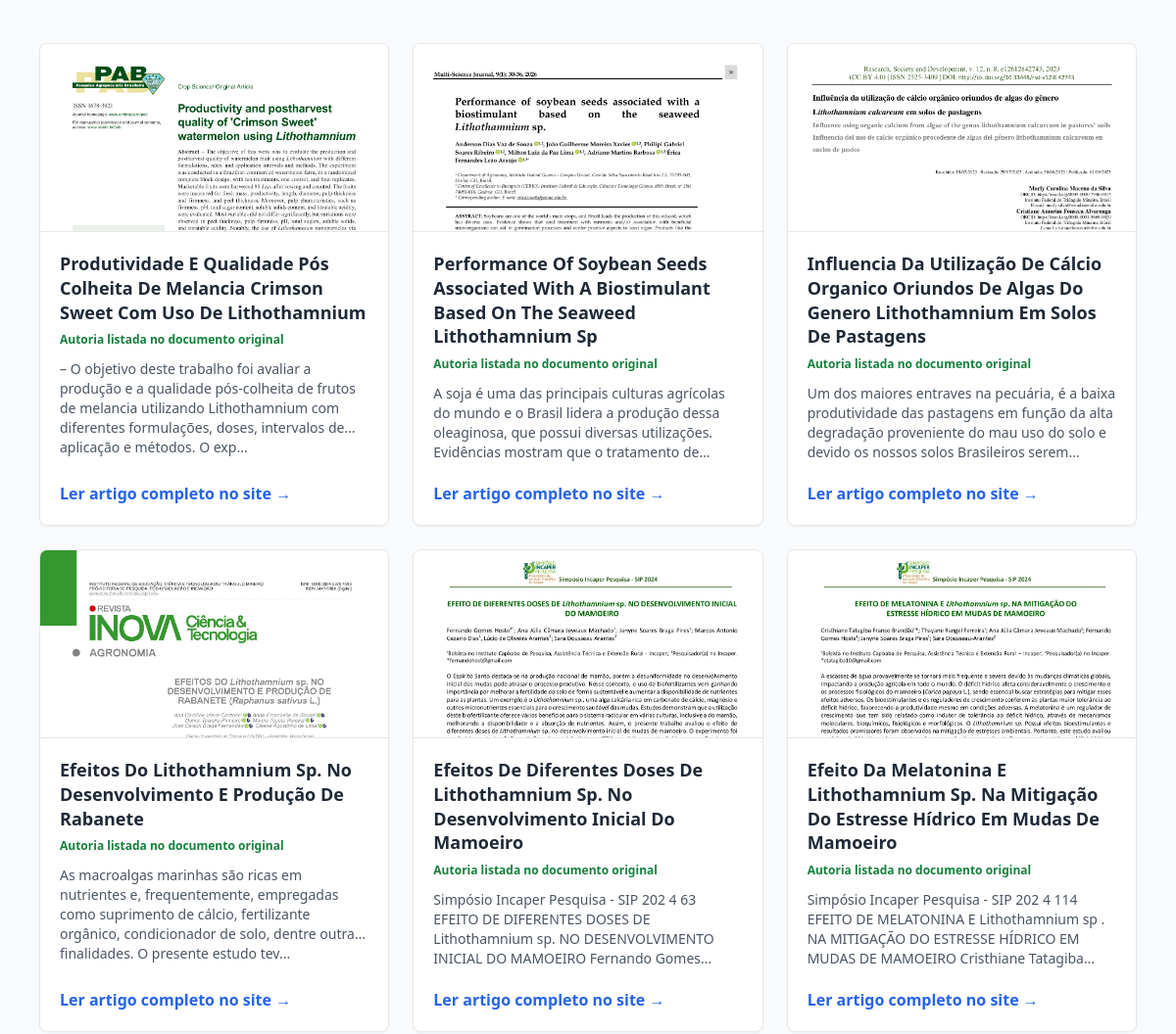
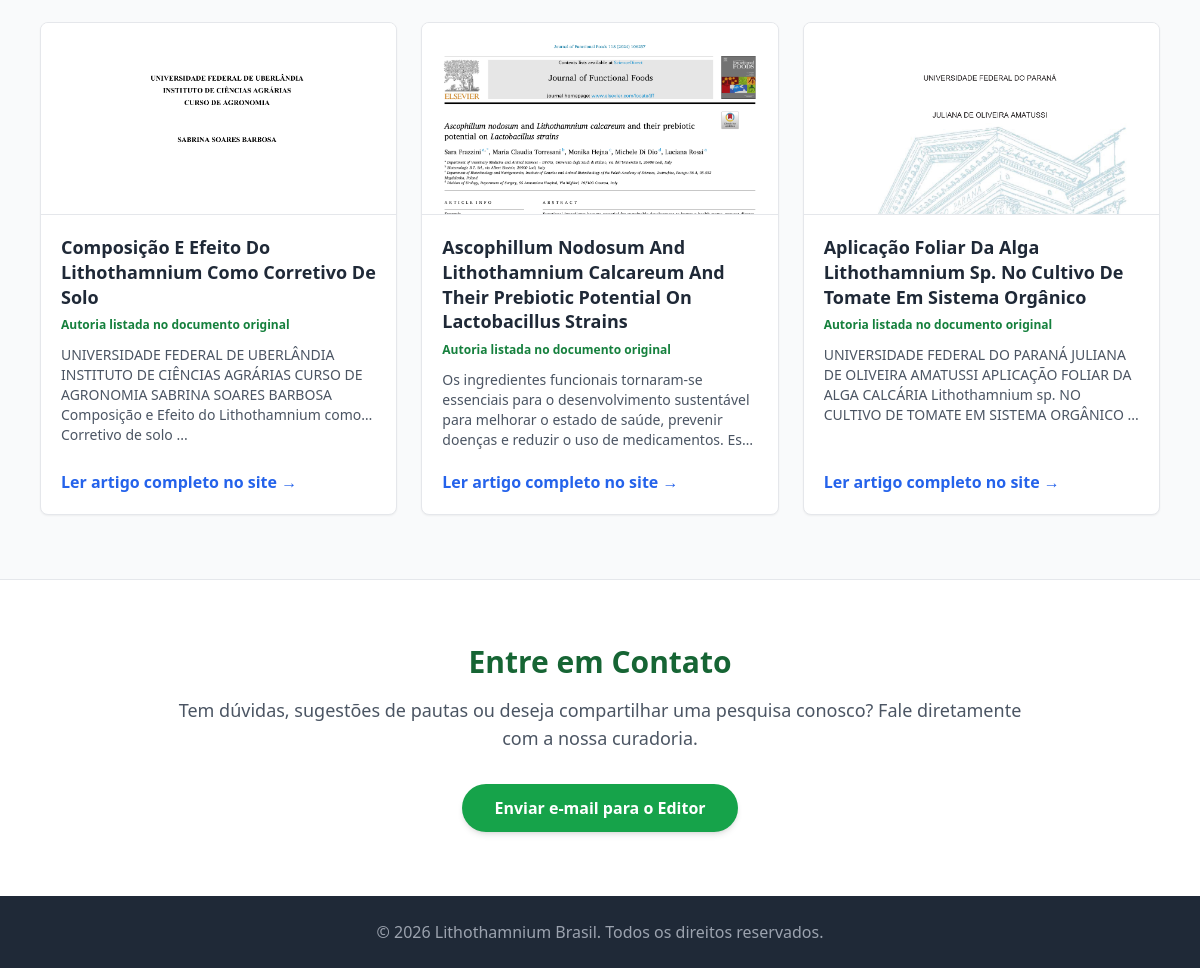
The app's page / (lower part), older data (2 pictures, top to bottom).
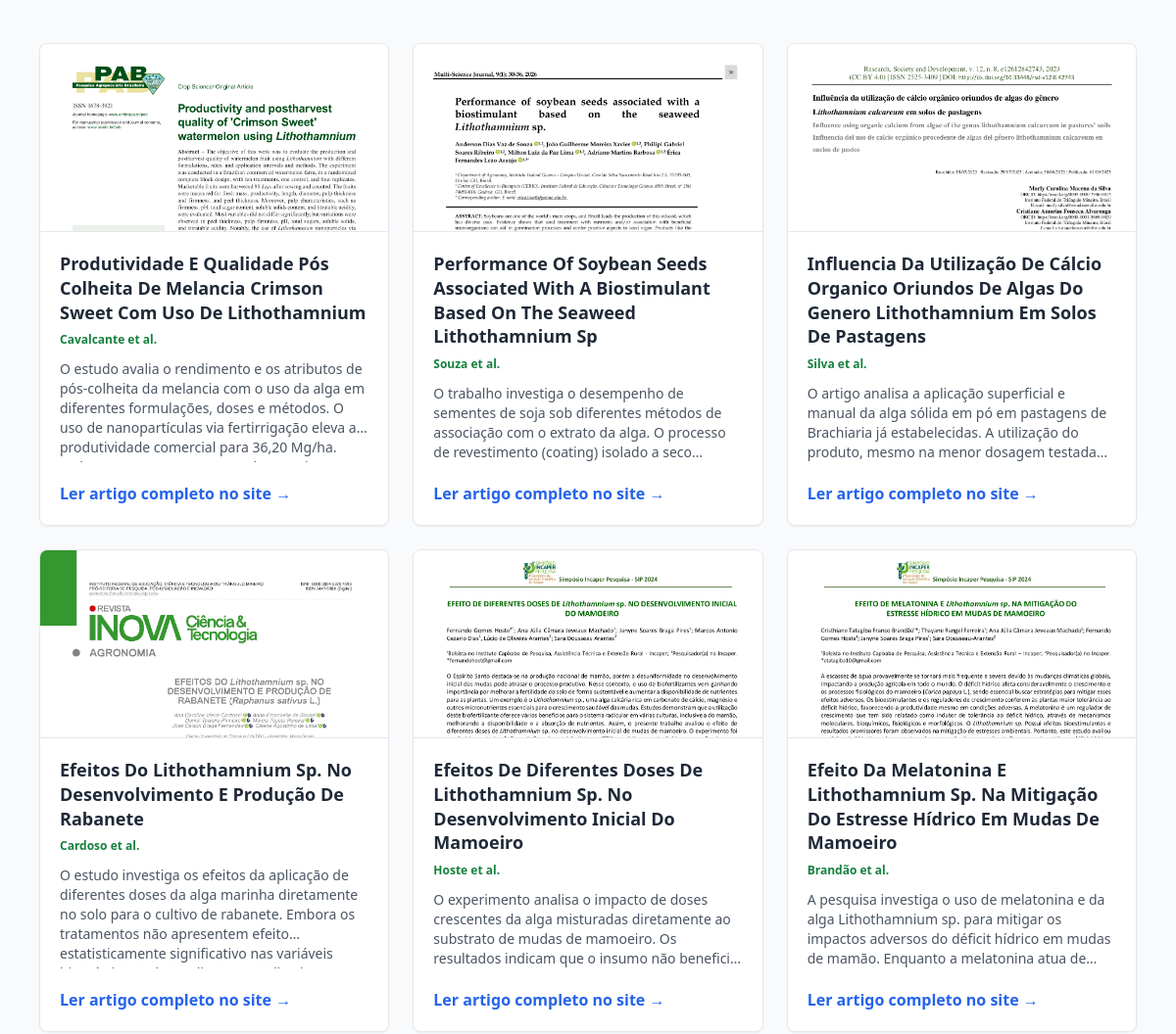
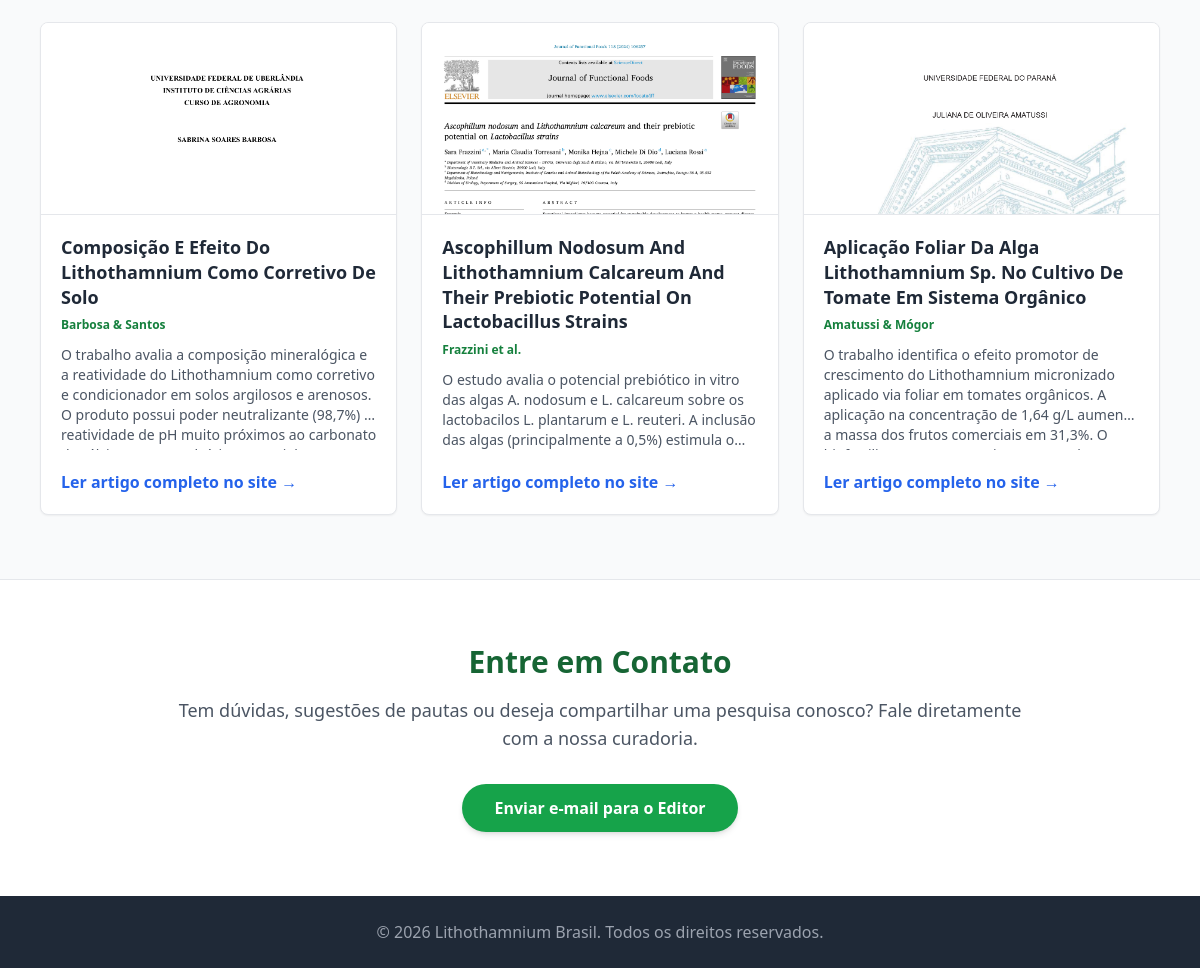
The same page, newer data (2 pictures, top to bottom).
### tables this page shows
CREATE TABLE pesquisas (
            id INTEGER PRIMARY KEY AUTOINCREMENT,
            titulo TEXT,
            autores TEXT,
            resumo TEXT,
            conteudo TEXT,
            link_original TEXT UNIQUE,
            data_coleta TEXT,
            imagem TEXT
        );

### app.py (the view)
@app.route('/')
def index():
    conn = conectar_banco()
    cursor = conn.cursor()
    cursor.execute('SELECT id, titulo, resumo, autores, imagem FROM pesquisas ORDER BY id DESC LIMIT 20')
    pesquisas = cursor.fetchall()
    conn.close()
    return render_template('index.html', pesquisas=pesquisas)

### app.py (called while the page is built)
def conectar_banco():
    diretorio_atual = os.path.dirname(os.path.abspath(__file__))
    caminho_banco_original = os.path.join(diretorio_atual, 'pesquisas.db')
    if not os.path.exists(caminho_banco_original):
        raise FileNotFoundError("ERRO FATAL: O arquivo pesquisas.db nao foi encontrado! Ele provavelmente nao foi enviado para o GitHub.")
    conn = sqlite3.connect(caminho_banco_original)
    conn.row_factory = sqlite3.Row
    return conn

### templates/index.html (shortened to what this page needs)
<!DOCTYPE html>
<html lang="pt-BR">
<head>
    <script src="https://cdn.tailwindcss.com"></script>
</head>
<body class="bg-gray-50 text-gray-800 font-sans">
    <section id="artigos" class="py-16 bg-gray-50 border-t border-gray-200">
        <div class="max-w-6xl mx-auto px-4">
            <div class="grid md:grid-cols-3 gap-6">
                {% for pesquisa in pesquisas %}
                <article class="border border-gray-200 rounded-lg overflow-hidden shadow-sm hover:shadow-lg transition flex flex-col bg-white">
                    <img src="{{ pesquisa.imagem }}" alt="Capa do Artigo" class="w-full h-48 object-cover object-top border-b border-gray-200">
                    <div class="p-5 flex flex-col flex-grow">
                        <h4 class="text-lg font-bold text-gray-800 mb-2 leading-snug">{{ pesquisa.titulo }}</h4>
                        <p class="text-xs text-green-700 font-semibold mb-3">{{ pesquisa.autores }}</p>
                        <div class="text-gray-600 text-sm mb-5 flex-grow line-clamp-4">
                            {{ pesquisa.resumo }}
                        </div>
                        <a href="/artigo/{{ pesquisa.id }}" class="text-blue-600 font-semibold hover:underline mt-auto">Ler artigo completo no site &rarr;</a>
                    </div>
                </article>
                {% else %}
                <div class="col-span-3 text-center py-8">
                    <p class="text-gray-600">Nenhum artigo selecionado para este mês ainda. Faça o upload dos PDFs e execute o script para atualizar a lista.</p>
                </div>
                {% endfor %}
            </div>
        </div>
    </section>
    <section id="contato" class="py-16 bg-white border-t border-gray-200">
        <div class="max-w-4xl mx-auto px-4 text-center">
            <h3 class="text-3xl font-bold text-green-800 mb-4">Entre em Contato</h3>
            <p class="text-gray-600 mb-8 text-lg">
                Tem dúvidas, sugestões de pautas ou deseja compartilhar uma pesquisa conosco? Fale diretamente com a nossa curadoria.
            </p>
            <a href="mailto:editor@lithothamnium.org" class="inline-block bg-green-600 hover:bg-green-700 text-white font-bold py-3 px-8 rounded-full transition shadow-md">
                Enviar e-mail para o Editor
            </a>
        </div>
    </section>
    <footer class="bg-gray-800 text-gray-400 py-6 text-center">
        <p>&copy; 2026 Lithothamnium Brasil. Todos os direitos reservados.</p>
    </footer>
</body>
</html>

Row changes from the older to the newer data that the page shows:
changed pesquisas: autores "Autoria listada no documento original" → "Cavalcante et al."; resumo "– O objetivo deste trabalho foi avaliar a produção e a qualidade pós-colheita de frutos de melancia utilizando Lithothamnium com diferentes formulações, doses, intervalos de aplicação e métodos. O exp..." → "O estudo avalia o rendimento e os atributos de pós-colheita da melancia com o uso da alga em diferentes formulações, doses e métodos. O uso de nanopartículas via fertirrigação eleva a produtividade comercial para 36,20…"
changed pesquisas: autores "Autoria listada no documento original" → "Souza et al."; resumo "A soja é uma das principais culturas agrícolas do mundo e o Brasil lidera a produção dessa oleaginosa, que possui diversas utilizações. Evidências mostram que o tratamento…" → "O trabalho investiga o desempenho de sementes de soja sob diferentes métodos de associação com o extrato da alga. O processo de revestimento (coating) isolado a…"
changed pesquisas: autores "Autoria listada no documento original" → "Silva et al."; resumo "Um dos maiores entraves na pecuária, é a baixa produtividade das pastagens em função da alta degradação proveniente do mau uso do solo e devido os nossos solos Brasileiros…" → "O artigo analisa a aplicação superficial e manual da alga sólida em pó em pastagens de Brachiaria já estabelecidas. A utilização do produto, mesmo na menor dosagem…"
changed pesquisas "Efeitos Do Lithothamnium Sp. No Desenvolvimento E Produção De Rabanete": autores "Autoria listada no documento original" → "Cardoso et al."; resumo "As macroalgas marinhas são ricas em nutrientes e, frequentemente, empregadas como suprimento de cálcio, fertilizante orgânico, condicionador de solo, dentre outras finalidades. O presente estudo tev..." → "O estudo investiga os efeitos da aplicação de diferentes doses da alga marinha diretamente no solo para o cultivo de rabanete. Embora os tratamentos não apresentem efeito estatisticamente significativo nas…"
changed pesquisas: autores "Autoria listada no documento original" → "Hoste et al."; resumo "Simpósio Incaper Pesquisa - SIP 202 4 63 EFEITO DE DIFERENTES DOSES DE Lithothamnium sp. NO DESENVOLVIMENTO INICIAL DO MAMOEIRO Fernando…" → "O experimento analisa o impacto de doses crescentes da alga misturadas diretamente ao substrato de mudas de mamoeiro. Os resultados indicam que o insumo não…"
changed pesquisas: autores "Autoria listada no documento original" → "Brandão et al."; resumo "Simpósio Incaper Pesquisa - SIP 202 4 114 EFEITO DE MELATONINA E Lithothamnium sp . NA MITIGAÇÃO DO ESTRESSE HÍDRICO EM MUDAS DE MAMOEIRO Cristhiane…" → "A pesquisa investiga o uso de melatonina e da alga Lithothamnium sp. para mitigar os impactos adversos do déficit hídrico em mudas de mamão. Enquanto a melatonina atua…"
changed pesquisas "Composição E Efeito Do Lithothamnium Como Corretivo De Solo": autores "Autoria listada no documento original" → "Barbosa & Santos"; resumo "UNIVERSIDADE FEDERAL DE UBERLÂNDIA INSTITUTO DE CIÊNCIAS AGRÁRIAS CURSO DE AGRONOMIA SABRINA SOARES BARBOSA Composição e Efeito do Lithothamnium como Corretivo de solo ..." → "O trabalho avalia a composição mineralógica e a reatividade do Lithothamnium como corretivo e condicionador em solos argilosos e arenosos. O produto possui poder neutralizante (98,7%) e reatividade de pH muito próximos ao…"
changed pesquisas: autores "Autoria listada no documento original" → "Frazzini et al."; resumo "Os ingredientes funcionais tornaram-se essenciais para o desenvolvimento sustentável para melhorar o estado de saúde, prevenir doenças e reduzir o uso de medicamentos.…" → "O estudo avalia o potencial prebiótico in vitro das algas A. nodosum e L. calcareum sobre os lactobacilos L. plantarum e L. reuteri. A inclusão das algas (principalmente a 0,5%) estimula…"
changed pesquisas: autores "Autoria listada no documento original" → "Amatussi & Mógor"; resumo "UNIVERSIDADE FEDERAL DO PARANÁ JULIANA DE OLIVEIRA AMATUSSI APLICAÇÃO FOLIAR DA ALGA CALCÁRIA Lithothamnium sp. NO CULTIVO DE TOMATE EM SISTEMA ORGÂNICO ..." → "O trabalho identifica o efeito promotor de crescimento do Lithothamnium micronizado aplicado via foliar em tomates orgânicos. A aplicação na concentração de 1,64 g/L aumenta a massa dos frutos comerciais em 31,3%.…"
